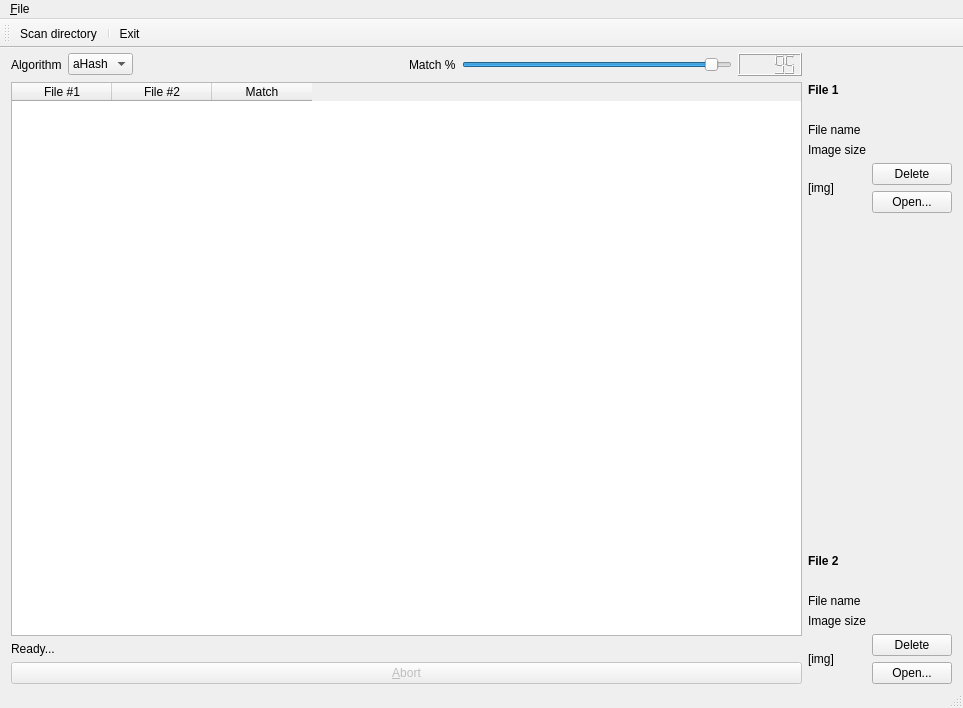
<?xml version="1.0" encoding="UTF-8"?>
<ui version="4.0">
 <class>MainWindow</class>
 <widget class="QMainWindow" name="MainWindow">
  <property name="geometry">
   <rect>
    <x>0</x>
    <y>0</y>
    <width>963</width>
    <height>708</height>
   </rect>
  </property>
  <property name="windowTitle">
   <string>MainWindow</string>
  </property>
  <widget class="QWidget" name="centralWidget">
   <layout class="QGridLayout" name="gridLayout">
    <property name="topMargin">
     <number>5</number>
    </property>
    <property name="bottomMargin">
     <number>2</number>
    </property>
    <item row="0" column="1">
     <layout class="QGridLayout" name="gridLayout_3">
      <item row="7" column="0">
       <spacer name="verticalSpacer_2">
        <property name="orientation">
         <enum>Qt::Vertical</enum>
        </property>
        <property name="sizeHint" stdset="0">
         <size>
          <width>20</width>
          <height>40</height>
         </size>
        </property>
       </spacer>
      </item>
      <item row="5" column="1">
       <widget class="QPushButton" name="pushButton_3">
        <property name="text">
         <string>Delete</string>
        </property>
       </widget>
      </item>
      <item row="10" column="0">
       <widget class="QLabel" name="lbFileName2">
        <property name="text">
         <string>File name</string>
        </property>
        <property name="wordWrap">
         <bool>true</bool>
        </property>
       </widget>
      </item>
      <item row="9" column="0">
       <spacer name="horizontalSpacer_5">
        <property name="orientation">
         <enum>Qt::Horizontal</enum>
        </property>
        <property name="sizeType">
         <enum>QSizePolicy::Minimum</enum>
        </property>
        <property name="sizeHint" stdset="0">
         <size>
          <width>40</width>
          <height>20</height>
         </size>
        </property>
       </spacer>
      </item>
      <item row="1" column="0">
       <widget class="QLabel" name="label_3">
        <property name="font">
         <font>
          <pointsize>9</pointsize>
          <weight>75</weight>
          <bold>true</bold>
         </font>
        </property>
        <property name="text">
         <string>File 1</string>
        </property>
       </widget>
      </item>
      <item row="3" column="0">
       <widget class="QLabel" name="lbFileName1">
        <property name="text">
         <string>File name</string>
        </property>
        <property name="wordWrap">
         <bool>true</bool>
        </property>
       </widget>
      </item>
      <item row="11" column="0">
       <widget class="QLabel" name="lbImageSize2">
        <property name="text">
         <string>Image size</string>
        </property>
       </widget>
      </item>
      <item row="4" column="0">
       <widget class="QLabel" name="lbImageSize1">
        <property name="text">
         <string>Image size</string>
        </property>
       </widget>
      </item>
      <item row="8" column="0">
       <widget class="QLabel" name="label_7">
        <property name="font">
         <font>
          <pointsize>9</pointsize>
          <weight>75</weight>
          <bold>true</bold>
         </font>
        </property>
        <property name="text">
         <string>File 2</string>
        </property>
       </widget>
      </item>
      <item row="0" column="0">
       <spacer name="verticalSpacer">
        <property name="orientation">
         <enum>Qt::Vertical</enum>
        </property>
        <property name="sizeType">
         <enum>QSizePolicy::Fixed</enum>
        </property>
        <property name="sizeHint" stdset="0">
         <size>
          <width>20</width>
          <height>30</height>
         </size>
        </property>
       </spacer>
      </item>
      <item row="6" column="1">
       <widget class="QPushButton" name="pushButton">
        <property name="text">
         <string>Open...</string>
        </property>
        <property name="flat">
         <bool>false</bool>
        </property>
       </widget>
      </item>
      <item row="5" column="0" rowspan="2">
       <widget class="QLabel" name="lbImage1">
        <property name="text">
         <string>[img]</string>
        </property>
       </widget>
      </item>
      <item row="2" column="0">
       <spacer name="horizontalSpacer_2">
        <property name="orientation">
         <enum>Qt::Horizontal</enum>
        </property>
        <property name="sizeType">
         <enum>QSizePolicy::Minimum</enum>
        </property>
        <property name="sizeHint" stdset="0">
         <size>
          <width>40</width>
          <height>20</height>
         </size>
        </property>
       </spacer>
      </item>
      <item row="13" column="1">
       <widget class="QPushButton" name="pushButton_2">
        <property name="text">
         <string>Open...</string>
        </property>
       </widget>
      </item>
      <item row="12" column="1">
       <widget class="QPushButton" name="pushButton_4">
        <property name="text">
         <string>Delete</string>
        </property>
       </widget>
      </item>
      <item row="12" column="0" rowspan="2">
       <widget class="QLabel" name="lbImage2">
        <property name="text">
         <string>[img]</string>
        </property>
       </widget>
      </item>
     </layout>
    </item>
    <item row="0" column="0">
     <layout class="QVBoxLayout" name="verticalLayout">
      <item>
       <layout class="QGridLayout" name="gridLayout_2">
        <item row="1" column="1">
         <widget class="QComboBox" name="cbAlgorithm">
          <item>
           <property name="text">
            <string>aHash</string>
           </property>
          </item>
          <item>
           <property name="text">
            <string>pHash</string>
           </property>
          </item>
          <item>
           <property name="text">
            <string>dHash</string>
           </property>
          </item>
         </widget>
        </item>
        <item row="1" column="2">
         <spacer name="horizontalSpacer">
          <property name="orientation">
           <enum>Qt::Horizontal</enum>
          </property>
          <property name="sizeHint" stdset="0">
           <size>
            <width>40</width>
            <height>20</height>
           </size>
          </property>
         </spacer>
        </item>
        <item row="1" column="4">
         <widget class="QSlider" name="tbMatch">
          <property name="minimum">
           <number>1</number>
          </property>
          <property name="maximum">
           <number>100</number>
          </property>
          <property name="value">
           <number>95</number>
          </property>
          <property name="orientation">
           <enum>Qt::Horizontal</enum>
          </property>
         </widget>
        </item>
        <item row="1" column="3">
         <widget class="QLabel" name="label_2">
          <property name="text">
           <string>Match %</string>
          </property>
         </widget>
        </item>
        <item row="1" column="0">
         <widget class="QLabel" name="label">
          <property name="text">
           <string>Algorithm</string>
          </property>
         </widget>
        </item>
        <item row="1" column="5">
         <widget class="QLCDNumber" name="lcdNumber">
          <property name="frameShadow">
           <enum>QFrame::Raised</enum>
          </property>
          <property name="intValue" stdset="0">
           <number>95</number>
          </property>
         </widget>
        </item>
       </layout>
      </item>
      <item>
       <widget class="QTableWidget" name="resultTable">
        <property name="editTriggers">
         <set>QAbstractItemView::NoEditTriggers</set>
        </property>
        <property name="alternatingRowColors">
         <bool>false</bool>
        </property>
        <property name="selectionMode">
         <enum>QAbstractItemView::SingleSelection</enum>
        </property>
        <property name="selectionBehavior">
         <enum>QAbstractItemView::SelectRows</enum>
        </property>
        <property name="sortingEnabled">
         <bool>true</bool>
        </property>
        <column>
         <property name="text">
          <string>File #1</string>
         </property>
        </column>
        <column>
         <property name="text">
          <string>File #2</string>
         </property>
        </column>
        <column>
         <property name="text">
          <string>Match</string>
         </property>
         <property name="textAlignment">
          <set>AlignHCenter|AlignVCenter|AlignCenter</set>
         </property>
         <property name="background">
          <color>
           <red>255</red>
           <green>239</green>
           <blue>239</blue>
          </color>
         </property>
        </column>
       </widget>
      </item>
      <item>
       <widget class="QLabel" name="infoLabel">
        <property name="text">
         <string>Ready...</string>
        </property>
       </widget>
      </item>
      <item>
       <widget class="QPushButton" name="btnAbort">
        <property name="enabled">
         <bool>false</bool>
        </property>
        <property name="text">
         <string>&amp;Abort</string>
        </property>
       </widget>
      </item>
     </layout>
    </item>
   </layout>
  </widget>
  <widget class="QMenuBar" name="menuBar">
   <property name="geometry">
    <rect>
     <x>0</x>
     <y>0</y>
     <width>963</width>
     <height>21</height>
    </rect>
   </property>
   <widget class="QMenu" name="menu_File">
    <property name="title">
     <string>&amp;File</string>
    </property>
    <addaction name="action_Scan_directory"/>
    <addaction name="separator"/>
    <addaction name="action_Exit"/>
   </widget>
   <addaction name="menu_File"/>
  </widget>
  <widget class="QToolBar" name="mainToolBar">
   <attribute name="toolBarArea">
    <enum>TopToolBarArea</enum>
   </attribute>
   <attribute name="toolBarBreak">
    <bool>false</bool>
   </attribute>
   <addaction name="action_Scan_directory"/>
   <addaction name="separator"/>
   <addaction name="action_Exit"/>
  </widget>
  <widget class="QStatusBar" name="statusBar"/>
  <action name="action_Scan_directory">
   <property name="icon">
    <iconset resource="resources.qrc">
     <normaloff>:/images/toolbar/Search-Images-icon.png</normaloff>:/images/toolbar/Search-Images-icon.png</iconset>
   </property>
   <property name="text">
    <string>&amp;Scan directory...</string>
   </property>
   <property name="shortcut">
    <string>Ctrl+S</string>
   </property>
  </action>
  <action name="action_Exit">
   <property name="icon">
    <iconset resource="resources.qrc">
     <normaloff>:/images/toolbar/Log-Out-icon.png</normaloff>:/images/toolbar/Log-Out-icon.png</iconset>
   </property>
   <property name="text">
    <string>&amp;Exit</string>
   </property>
   <property name="shortcut">
    <string>Ctrl+W</string>
   </property>
  </action>
 </widget>
 <layoutdefault spacing="6" margin="11"/>
 <resources>
  <include location="resources.qrc"/>
 </resources>
 <connections>
  <connection>
   <sender>action_Scan_directory</sender>
   <signal>triggered()</signal>
   <receiver>MainWindow</receiver>
   <slot>startScanDirectory()</slot>
   <hints>
    <hint type="sourcelabel">
     <x>-1</x>
     <y>-1</y>
    </hint>
    <hint type="destinationlabel">
     <x>292</x>
     <y>205</y>
    </hint>
   </hints>
  </connection>
  <connection>
   <sender>tbMatch</sender>
   <signal>sliderMoved(int)</signal>
   <receiver>lcdNumber</receiver>
   <slot>display(int)</slot>
   <hints>
    <hint type="sourcelabel">
     <x>721</x>
     <y>75</y>
    </hint>
    <hint type="destinationlabel">
     <x>811</x>
     <y>72</y>
    </hint>
   </hints>
  </connection>
 </connections>
 <slots>
  <slot>startScanDirectory()</slot>
 </slots>
</ui>
